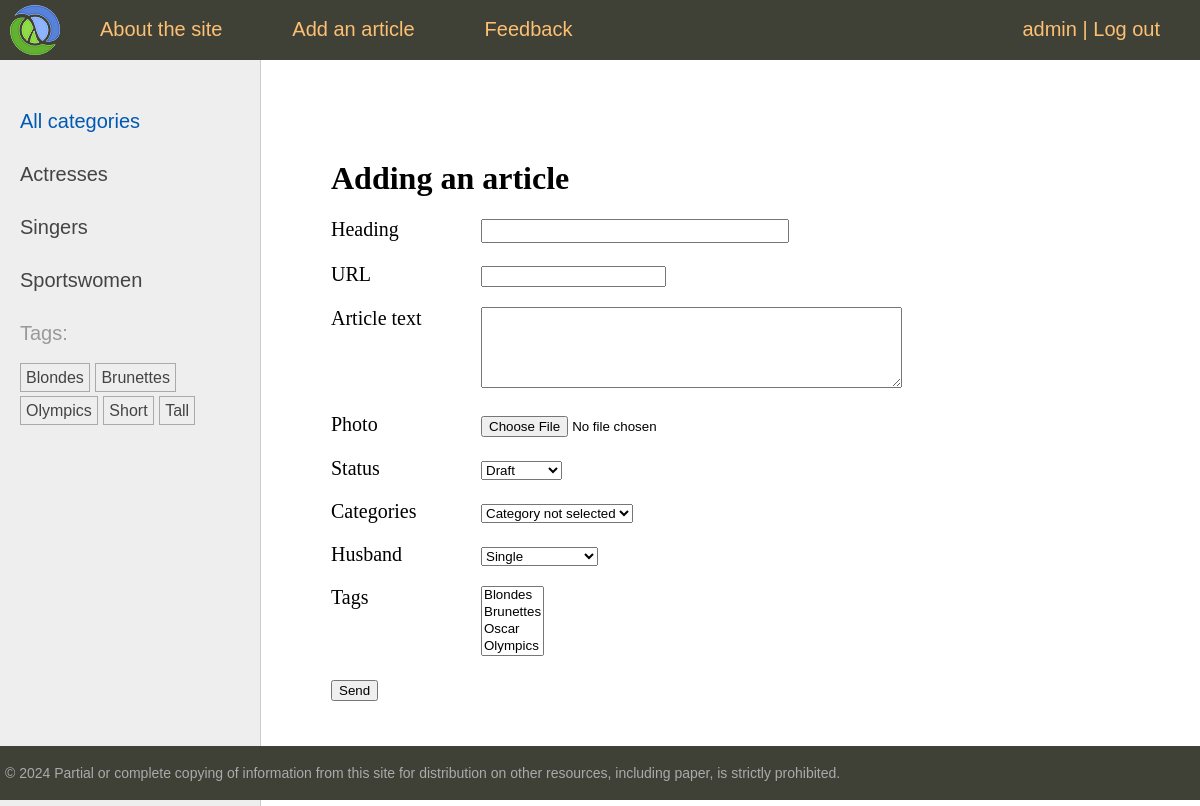
/addpage/ (signed in), run on the app's committed database.
### users/models.py (models this page shows)
class User(AbstractUser):
    photo = models.ImageField(upload_to="users/%Y/%m/%d/", blank=True, null=True, verbose_name="Photo")
    date_birth = models.DateTimeField(blank=True, null=True, verbose_name="Date of birth")

### women/models.py (models this page shows)
class Category(models.Model):
    name = models.CharField(max_length=100, db_index=True, verbose_name="Category")
    slug = models.SlugField(max_length=255, unique=True, db_index=True)
    class Meta:
        verbose_name = "Category"
        verbose_name_plural = "Categories"
    def __str__(self):
        return self.name
    def get_absolute_url(self):
        return reverse('category', kwargs={'cat_slug': self.slug})

class TagPost(models.Model):
    tag = models.CharField(max_length=100, db_index=True)
    slug = models.SlugField(max_length=255, unique=True, db_index=True)
    def __str__(self):
        return self.tag
    def get_absolute_url(self):
        return reverse('tag', kwargs={'tag_slug': self.slug})

### women/views.py (the view, shortened to what this page needs)
# urls.py: path('addpage/', views.AddPage.as_view(), name='add_page'),
class AddPage(PermissionRequiredMixin, LoginRequiredMixin, DataMixin, CreateView):
    form_class = AddPostForm
    template_name = 'women/addpage.html'
    title_page = 'Adding an article'
    permission_required = 'women.add_women'

### women/forms.py (shortened to what this page needs)
class AddPostForm(forms.ModelForm):
    cat = forms.ModelChoiceField(queryset=Category.objects.all(), empty_label="Category not selected", label="Categories")
    husband = forms.ModelChoiceField(queryset=Husband.objects.all(), empty_label="Single", required=False, label="Husband")
    class Meta:
        model = Women
        fields = ['title', 'slug', 'content', 'photo', 'is_published', 'cat', 'husband', 'tags']
        widgets = {
            'title': forms.TextInput(attrs={'class': 'form-input'}),
            'content': forms.Textarea(attrs={'cols': 50, 'rows': 5}),
        }
        labels = {'slug': 'URL'}

### users/context_processors.py (called while the page is built)
def get_women_context(request):
    return {'mainmenu': menu}

### women/models.py (called while the page is built)
    def __str__(self):
        return self.name

### women/templatetags/women_tags.py (called while the page is built)
@register.inclusion_tag('women/list_categories.html')
def show_categories(cat_selected=0):
    cats = Category.objects.annotate(total=Count("posts")).filter(total__gt=0)
    return {'cats': cats, 'cat_selected': cat_selected}

@register.inclusion_tag('women/list_tags.html')
def show_all_tags():
    return {'tags': TagPost.objects.annotate(total=Count("tags")).filter(total__gt=0)}

### women/templates/women/addpage.html (shortened to what this page needs)
{% extends 'base.html' %}
{% block content %}
<h1>{{title}}</h1>
<form action="" method="post" enctype="multipart/form-data">
    {% for f in form %}
    <p><label class="form-label" for="{{ f.id_for_label }}">{{ f.label }}</label>{{ f }}</p>
    {% endfor %}
    <p><button type="submit">Send</button></p>
</form>
{% endblock %}

### templates/base.html (shortened to what this page needs)
{% load static %}
{% load women_tags %}
<!DOCTYPE html>
<html>
<head>
	<link type="text/css" href="{% static 'women/css/styles.css' %}" rel="stylesheet" />
</head>
<body>
<table class="table-page" border=0 cellpadding="0" cellspacing="0">
<tr><td valign=top>
{% block mainmenu %}
		<div class="header">
			<ul id="mainmenu" class="mainmenu">
			<li class="logo"><a href="{% url 'home' %}"><div class="logo"></div></a></li>
{% for m in mainmenu %}
	<li><a href="{% url m.url_name %}">{{m.title}}</a></li>
{% endfor %}
{% if user.is_authenticated %}
				<li class="last"><a href="{% url 'users:profile' %}">{{user.username}}</a> | <a href="{% url 'users:logout' %}">Log out</a></li>
{% else %}
    <li class="last"><a href="{% url 'users:login' %}">Login</a> | <a href="{% url 'users:register' %}">Registration</a></li>
{% endif %}
			</ul>
		</div>
{% endblock mainmenu %}
<table class="table-content" border=0 cellpadding="0" cellspacing="0">
<tr>
	<td valign="top" class="left-chapters">
	<ul id="leftchapters">
		{% if cat_selected == 0 %}
		<li class="selected">All categories</li>
		{% else %}
		<li><a href="{% url 'home' %}">All categories</a></li>
		{% endif %}
		{% show_categories cat_selected %}
		<li>{% show_all_tags %}</li>
	</ul>
</td>
<td valign="top" class="content">
	<div class="content-text">
{% block content %}
{% endblock %}
	</div>
</td></tr></table>
</td></tr>
<tr><td valign=top>
	<div id="footer">
		<p>&copy; 2024 Partial or complete copying of information from this site for distribution on other resources, including paper, is strictly prohibited.</p>
	</div>
</td></tr></table>
</body>
</html>

### women/templates/women/list_categories.html
{% for cat in cats %}
{% if cat.id == cat_selected %}
<li class="selected">{{cat.name}}</li>
{% else %}
<li><a href="{{ cat.get_absolute_url }}">{{cat.name}}</a></li>
{% endif %}
{% endfor %}

### women/templates/women/list_tags.html
{% if tags %}
    <p>Tags:</p>
    <ul class="tags-list">
        {% for t in tags %}
        <li><a href="{{t.get_absolute_url}}">{{t.tag}}</a></li>
        {% endfor %}
    </ul>
{% endif %}

### women/static/women/css/styles.css (style rules this page uses)
html, body { font-family: 'Arial'; margin: 0; padding: 0; height: 100%; width: 100%; color: #444; }
a { color: #0059b2; text-decoration: none; }
.table-page { width: 100%; height: 100%; vertical-align: top; }
.table-page tr { height: 100%; }
.header { background: #3F4137; height: 60px; }
.logo { background: url('../images/logo.png') no-repeat 10px 5px; width: 70px; height: 60px; }
ul.mainmenu { list-style: none; margin: 0; padding: 0; height: 60px; color: #fdc073; font-size: 20px; overflow: hidden; }
ul.mainmenu li { float: left; margin: 18px 40px 0 30px; }
ul.mainmenu li.logo { margin: 0; }
ul.mainmenu li.last { float: right; }
ul.mainmenu li a { color: #fdc073; text-decoration: none; }
.table-content { width: 100%; min-height: 100%; height: 100%; }
.left-chapters { margin: 0; background: #eee; border-right: 1px solid #ccc; }
.left-chapters ul { width: 230px; margin: 0; padding: 20px 10px 10px 20px; list-style: none; font-size: 20px; }
.left-chapters ul li { margin: 30px 0 0 0; color: #999; }
.left-chapters ul li.selected { color: #0059b2; }
.left-chapters ul li a { color: #444; text-decoration: none; }
ul.tags-list { width: 100%; margin: 0; padding: 0; list-style: none; }
ul.tags-list li { margin: 0; padding: 0 0 10px; display: inline-block; }
ul.tags-list li a { padding: 5px; font-size: 16px; border: 1px solid #aaa; }
.content { padding: 40px 20px 20px 40px; width: 100%; box-sizing: border-box; }
.content-text { margin: 60px 0 0 30px; color: #000; font-size: 20px; font-family: Yandex Sans Display Light; }
.content-text h1 { font-size: 32px; }
#footer { box-sizing: border-box; background: #3F4137; padding: 5px; color: #aaa; font-size: 14px; font-family: Verdana, Geneva, Arial, Helvetica; text-align: left; overflow: hidden; }
.form-input { width: 300px; font-size: 16px; }
.form-label { display: inline-block; min-width: 150px; vertical-align: top; }

### data on the page
User: username "admin"
Category: name "Actresses"
Category: name "Singers"
Category: name "Sportswomen"
TagPost: tag "Blondes"
TagPost: tag "Brunettes"
TagPost: tag "Olympics"
TagPost: tag "Short"
TagPost: tag "Tall"

### other printed values
{{ m.title }} "About the site" "Add an article" "Feedback"
{{ title }} "Adding an article"
{{ f.label }} "Heading" "URL" "Article text" "Photo" "Status" "Categories" "Husband" "Tags"
